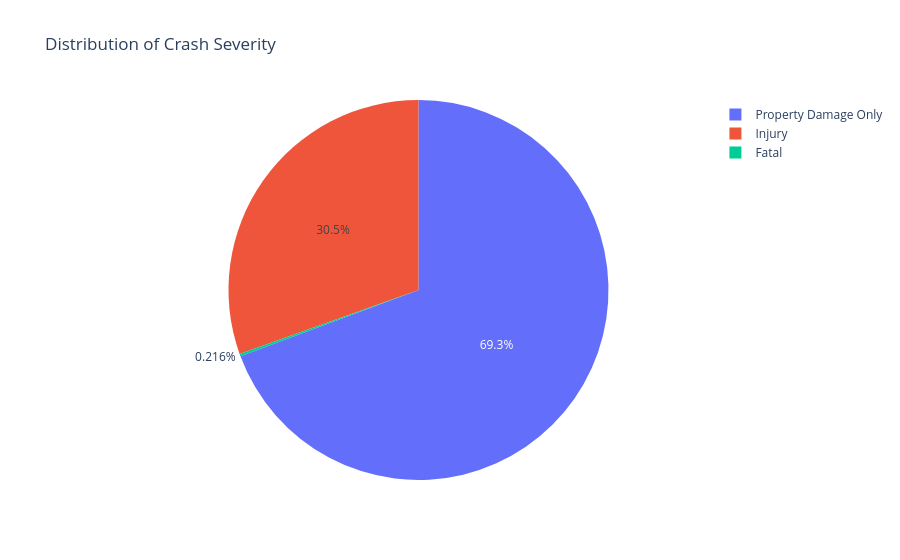

Notebook source saved alongside this figure:
### Markdown cell above
## 4. Severity & Contributing Factors

Analyze what causes crashes and how severe they are.

### Code cell
# 4.1 Severity Distribution
query_sev = """
    SELECT severity_category, COUNT(*) as crashes 
    FROM crashes 
    WHERE severity_category IS NOT NULL
    GROUP BY 1
"""
df_sev = con.execute(query_sev).df()

fig_sev = px.pie(df_sev, values='crashes', names='severity_category', 
                 title='Distribution of Crash Severity')
fig_sev.show()

### Figure 1 — Plotly figure (JSON) as saved in the notebook; plotly's stock layout.template omitted (floating-point values rounded to 4 significant figures)
{"data": [{"domain": {"x": [0, 1], "y": [0, 1]}, "hovertemplate": "severity_category=%{label}<br>crashes=%{value}<extra></extra>", "labels": ["Fatal", "Injury", "Property Damage Only"], "legendgroup": "", "name": "", "showlegend": true, "type": "pie", "values": [11631, 1640304, 3733719]}], "layout": {"legend": {"tracegroupgap": 0}, "title": {"text": "Distribution of Crash Severity"}}}
